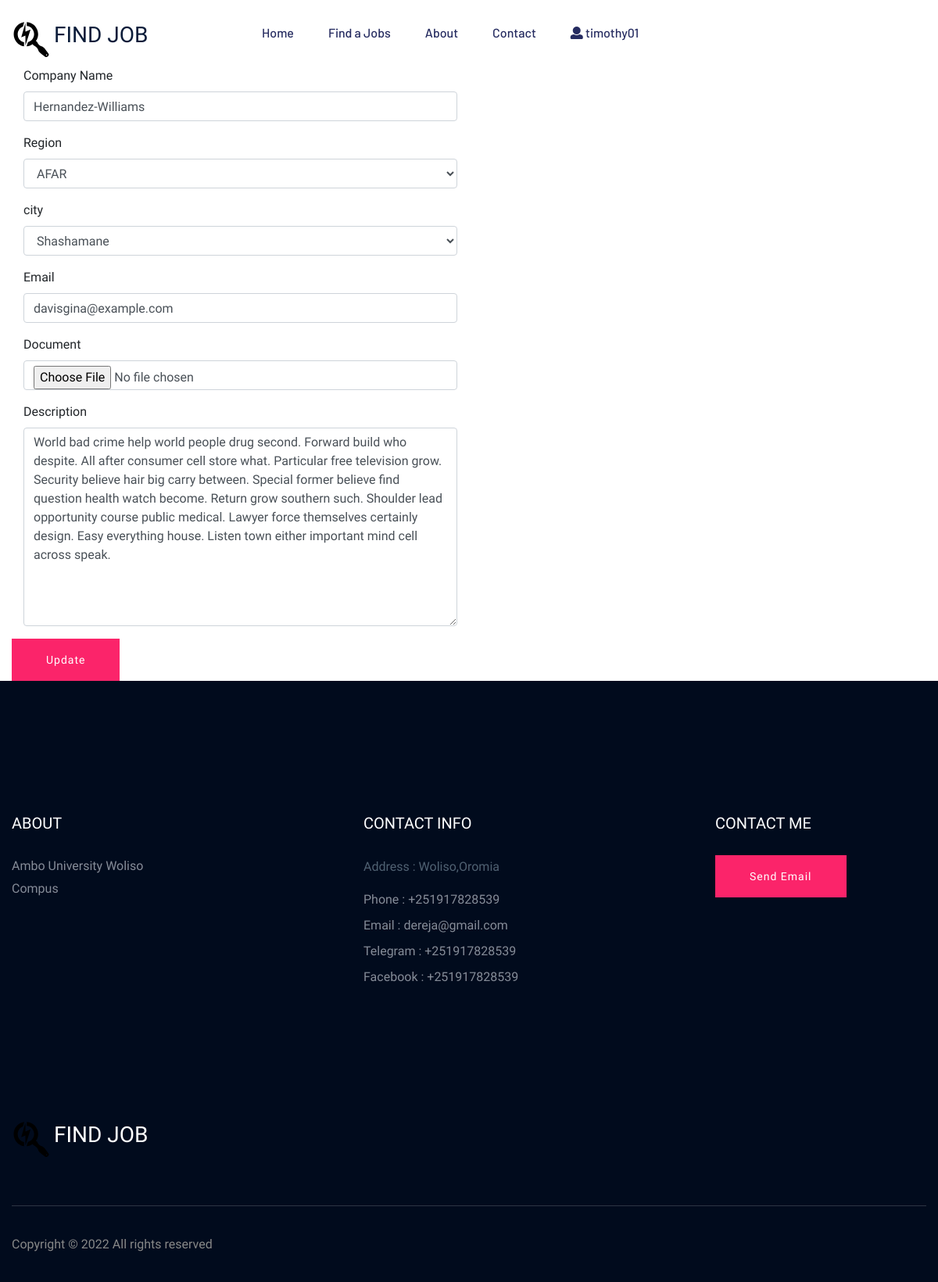
Screenshot of /accounts/edit-company/ (signed in) with the database file from the repository.
### apps/user/models.py (models this page shows, shortened)
class User(AbstractUser):
    gender = models.CharField(max_length=2,choices=GENDER_CHOICES)
    phone = models.CharField(max_length=20)
    region = models.CharField(max_length=30,choices=REGION_CHOICES)
    city = models.CharField(max_length=15,choices=CITY_CHOICE)
    created_at = models.DateTimeField(auto_now_add=True)
    updated_at = models.DateTimeField(auto_now=True)
    user_type = models.CharField(max_length=20,choices=USER_TYPE_CHOICE,default="APPLICANT")
    def is_admin(self):
        return self.is_superuser
    def is_employer(self):
        return self.user_type == "EMPLOYEE"

### apps/jobsearch/models.py (models this page shows, shortened)
class Company(models.Model):
    employee = models.OneToOneField(Employer, on_delete=models.CASCADE)
    name = models.CharField(max_length=300)
    region = models.CharField(max_length=30,choices=REGION_CHOICES)
    city = models.CharField(max_length=15,choices=CITY_CHOICE)
    document = models.FileField(upload_to="company",blank=True,null=True)
    description = models.TextField()
    created_at = models.DateTimeField(auto_now_add=True)
    updated_at = models.DateTimeField(auto_now=True)
    email = models.EmailField()
    status = models.BooleanField(default=False)

### apps/user/views.py (the view, shortened to what this page needs)
# urls.py: path('edit-company/',views.edit_company,name='edit-company'),
@login_required
def edit_company(request):
    user = request.user
    user_company = user.employer.company
    context={'company':user_company,'company_form':CompanyUpdateForm(instance=user.employer.company)}
    return render(request, "user/edit_company.html",context=context)

### apps/user/forms.py
class CompanyUpdateForm(ModelForm):
    class Meta:
        model = Company
        fields = ["name","region","email","city","document","description"]
        widgets={
            'name': forms.TextInput(
                attrs={"class": "form-control", "placeholder": "Company Name"}),
            'region': forms.Select(choices=REGION_CHOICES,
                                   attrs={"class": "form-control"}),
            'city': forms.Select(
                                 attrs={"class": "form-control"}),
            'email':forms.EmailInput(attrs={"class": "form-control", "placeholder": "Enter Email address"}),
            'document': forms.FileInput(
                attrs={"class": "form-control",
                }),
            'description': forms.Textarea(
                attrs={"class": "form-control", "placeholder": "Company Description"}),
        }

### apps/user/templates/user/edit_company.html (shortened to what this page needs)
{% extends 'base.html' %} {% load static%}
{%block content%}
<div class="container">
  <form
    action="{%url 'edit-company' %}"
    method="POST"
    enctype="multipart/form-data"
  >
    <div class="form-roww">
      <div class="form-group col-md-6">
        <label for="company-name">Company Name</label>
        {{company_form.name}}
      </div>
      <div class="form-group col-md-6">
        <label for="region">Region</label>
        {{company_form.region}}
      </div>
      <div class="form-group col-md-6">
        <label for="city">city</label>
        {{company_form.city}}
      </div>
      <div class="form-group col-md-6">
        <label for="email">Email</label>
        {{company_form.email}}
      </div>
      <div class="form-group col-md-6">
        <label for="document">Document</label>
        {{company_form.document}}
      </div>
      <div class="form-group col-md-6">
        <label for="description">Description</label>
        {{company_form.description}}
      </div>
      <button class="btn btn-primary" type="submit">Update</button>
    </div>
  </form>
  {%endblock content%}

### templates/includes/header.html (shortened to what this page needs)
<header>
  <div class="header-area header-transparrent">
    <div class="headder-top header-sticky">
      <div class="container">
        <div class="row align-items-center">
          <div class="col-lg-3 col-md-2">
            <div class="logo mt-3">
              <a href="{%url 'home' %}">
                <h3 class="d-inline">FIND JOB</h3>
              </a>
            </div>
          </div>
          <div class="col-lg-9 col-md-9">
            <div class="menu-wrapper">
              <div class="main-menu">
                <nav class="d-none d-lg-block">
                  <ul id="navigation">
                    <li><a href="{% url 'home' %}">Home</a></li>
                    <li><a href="{% url 'job-list'%}">Find a Jobs </a></li>
                    <li><a href="{% url 'about'%}">About</a></li>
                    <li><a href="{%url 'contact' %}">Contact</a></li>
                    {%if user.is_authenticated %}
                    <li>
                      <a href="#">
                        <i class="fa fa-user"></i>
                        {{user.username}}
                      </a>
                    </li>
                    {% endif %}
                  </ul>
                </nav>
              </div>
            </div>
          </div>
          <div class="col-12">
          </div>
        </div>
      </div>
    </div>
  </div>
</header>

### rows the page displays
User: username "timothy01"
Company: name "Hernandez-Williams", region "AFAR", city "Shashamane", email "davisgina@example.com", description "World bad crime help world people drug second. Forward build who despite. All after consumer cell store what. Particular free television grow. Security believe hair big carry between. Special former believe find question health watch become. Return grow southern such. Shoulder lead opportunity course public medical. Lawyer force themselves certainly design. Easy everything house. Listen town either important mind cell across speak."
